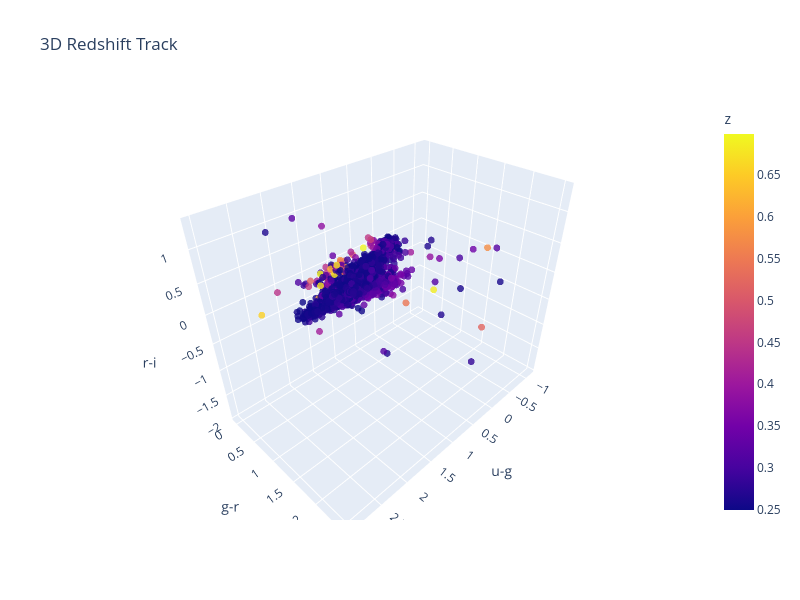

The notebook cell saved with this chart:
### Markdown cell above
## 5. Visualizing the Redshift Track

By looking only at the highest-quality observations, we can clearly see how galaxy colors shift with redshift. The data forms a twisting, overlapping track in 3D space rather than a simple straight line. This complex shape explains why basic linear models struggle and why we need non-linear machine learning.

### Code cell
model_mag_error = 0.25

# We use stricter error bounds to isolate the redshift track structure
df_plot = df[
    (df['modelMagErr_u'] < model_mag_error) &
    (df['modelMagErr_g'] < model_mag_error) &
    (df['modelMagErr_r'] < model_mag_error) &
    (df['modelMagErr_i'] < model_mag_error) &
    (df['modelMagErr_z'] < model_mag_error) &
    (df['z'] > 0.25) # Filter the low-z blob for clarity
]

# 2D Hexbin
hb = plt.hexbin(df_plot['u-g'], df_plot['g-r'], C=df_plot['z'], cmap='viridis')
plt.xlabel('u - g')
plt.ylabel('g - r')
plt.title('Color-Color Diagram (u-g vs g-r)')
cb = plt.colorbar(hb)
cb.set_label('Redshift (z)')
plt.show()

# 3D Interactive Plot
fig = px.scatter_3d(
    df_plot, 
    x='u-g', 
    y='g-r', 
    z='r-i',
    color='z',
    color_continuous_scale='Plasma',
    title='3D Redshift Track'
)
fig.update_traces(marker=dict(size=4, opacity=0.8))
fig.update_layout(width=800, height=600)
fig.show()

### Figure 1 — Plotly figure (JSON) as saved in the notebook; plotly's stock layout.template omitted (floating-point values rounded to 4 significant figures; data arrays with more than 128 entries replaced by an {"elided": "..."} marker saying what was removed)
{"data": [{"hovertemplate": "u-g=%{x}<br>g-r=%{y}<br>r-i=%{z}<br>z=%{marker.color}<extra></extra>", "legendgroup": "", "marker": {"color": {"elided": "4646 float values"}, "coloraxis": "coloraxis", "opacity": 0.8, "size": 4, "symbol": "circle"}, "mode": "markers", "name": "", "scene": "scene", "showlegend": false, "type": "scatter3d", "x": {"elided": "4646 float values"}, "y": {"elided": "4646 float values"}, "z": {"elided": "4646 float values"}}], "layout": {"coloraxis": {"autocolorscale": false, "colorbar": {"title": {"text": "z"}}, "colorscale": [[0, "#0d0887"], [0.1111, "#46039f"], [0.2222, "#7201a8"], [0.3333, "#9c179e"], [0.4444, "#bd3786"], [0.5556, "#d8576b"], [0.6667, "#ed7953"], [0.7778, "#fb9f3a"], [0.8889, "#fdca26"], [1, "#f0f921"]]}, "height": 600, "legend": {"tracegroupgap": 0}, "scene": {"domain": {"x": [0, 1], "y": [0, 1]}, "xaxis": {"title": {"text": "u-g"}}, "yaxis": {"title": {"text": "g-r"}}, "zaxis": {"title": {"text": "r-i"}}}, "title": {"text": "3D Redshift Track"}, "width": 800}}
